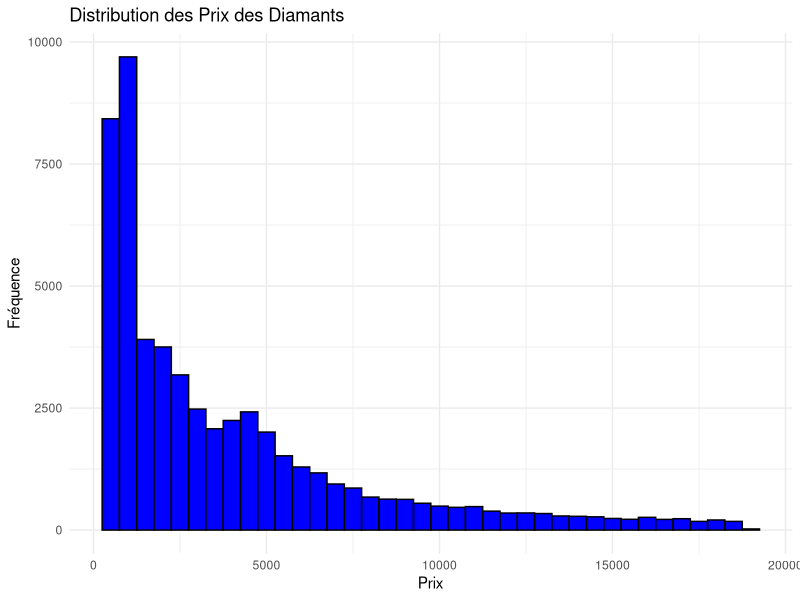
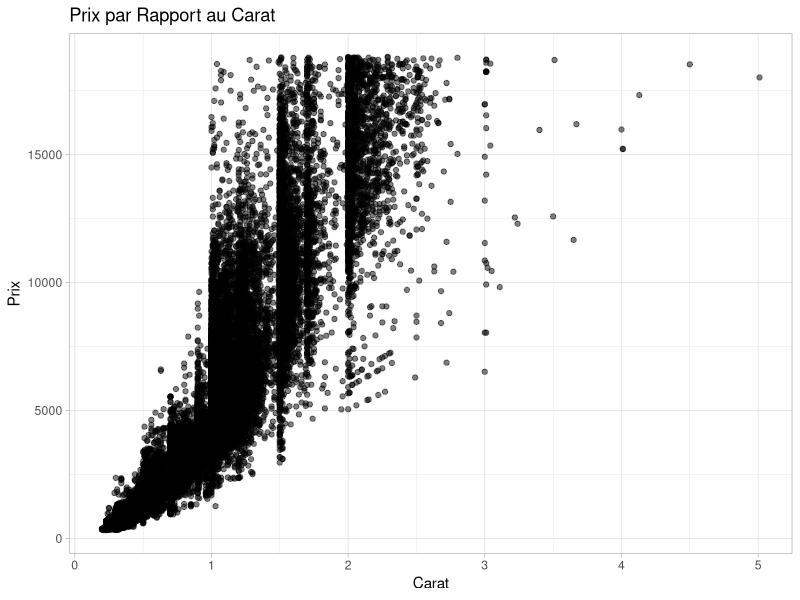
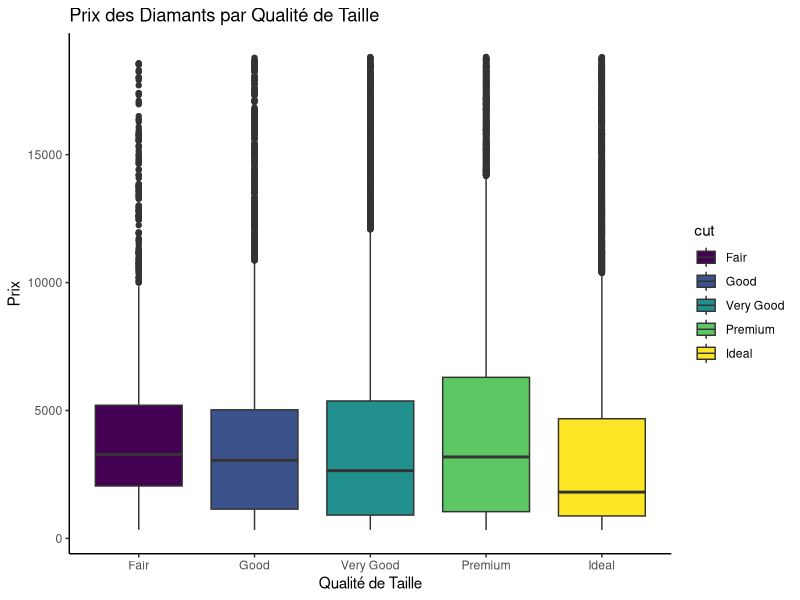

These charts were generated, in order, by the following R code:
## ---- chunk 1
# Chargement des packages nécessaires
library(ggplot2)
library(dplyr)

# Chargement des données
data("diamonds")
## ---- chunk 2
#Affichage des premières lignes

head(diamonds)
## ---- chunk 3
# Résumé des données
summary(diamonds)
## ---- chunk 4
# Histogramme de la distribution des prix
ggplot(diamonds, aes(x = price)) +
  geom_histogram(binwidth = 500, fill = "blue", color = "black") +
  theme_minimal() +
  labs(title = "Distribution des Prix des Diamants",
       x = "Prix", y = "Fréquence")
## ---- chunk 5
# Graphique de dispersion montrant la relation entre le prix et le carat
ggplot(diamonds, aes(x = carat, y = price)) +
  geom_point(alpha = 0.5) +
  theme_light() +
  labs(title = "Prix par Rapport au Carat",
       x = "Carat", y = "Prix")
## ---- chunk 6
# Boxplot du prix par catégorie de taille
ggplot(diamonds, aes(x = cut, y = price, fill = cut)) +
  geom_boxplot() +
  theme_classic() +
  labs(title = "Prix des Diamants par Qualité de Taille", 
       x = "Qualité de Taille", y = "Prix")
## ---- chunk 7
# Utilisation de cor() pour calculer les corrélations
cor(diamonds[,c("price", "carat", "depth", "table")])
